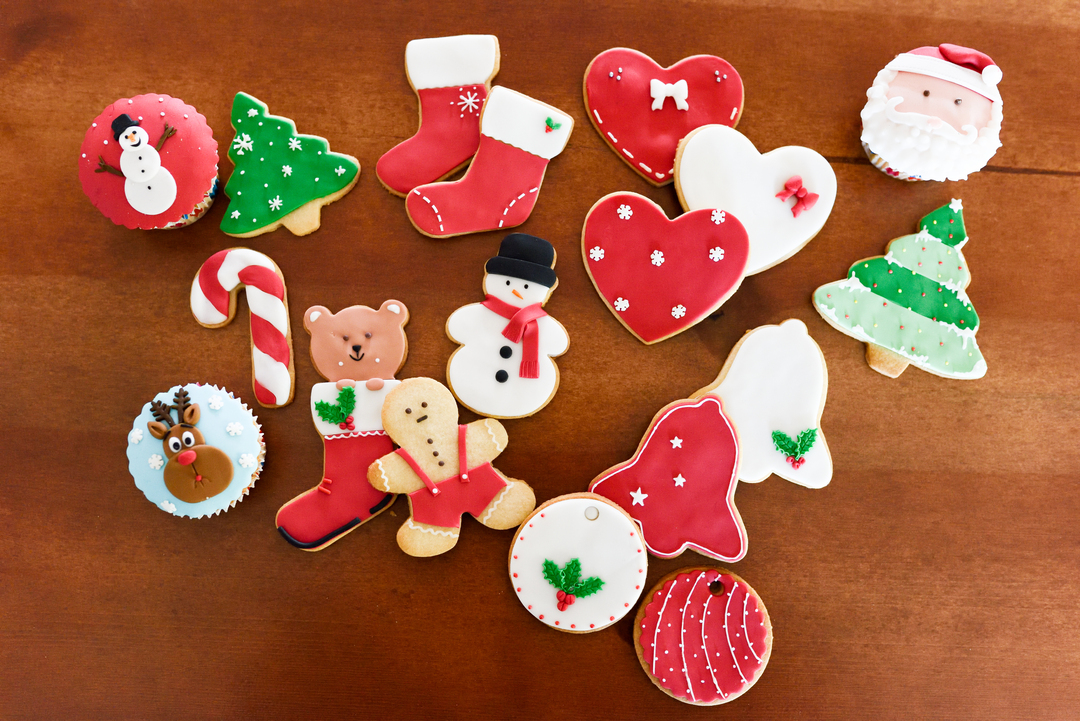
#> input picture 1.jpg, 1080 x 721 px
$ python 2.py
#> lines starting #> are read from the running program, lines starting #| are printed output that depends on the picture; after the words box and inside, x2 and y2 are one past the last pixel; in counts of white or black regions, pixels touching at a corner belong together
import cv2
import numpy as np
from matplotlib import pyplot as plt

def load_image(image_path):
    """Load an image from a file path."""
#> called with image_path = '1.jpg'
    image = cv2.imread(image_path, cv2.IMREAD_GRAYSCALE)
#> image: shape (721, 1080); min 0, max 255, mean 113.6
    if image is None:
        raise ValueError("Image not found or unable to load.")
    return image

def otsu_thresholding(image):
    """Apply Otsu's thresholding method to separate foreground and background."""
    _, thresh = cv2.threshold(image, 0, 255, cv2.THRESH_BINARY + cv2.THRESH_OTSU)
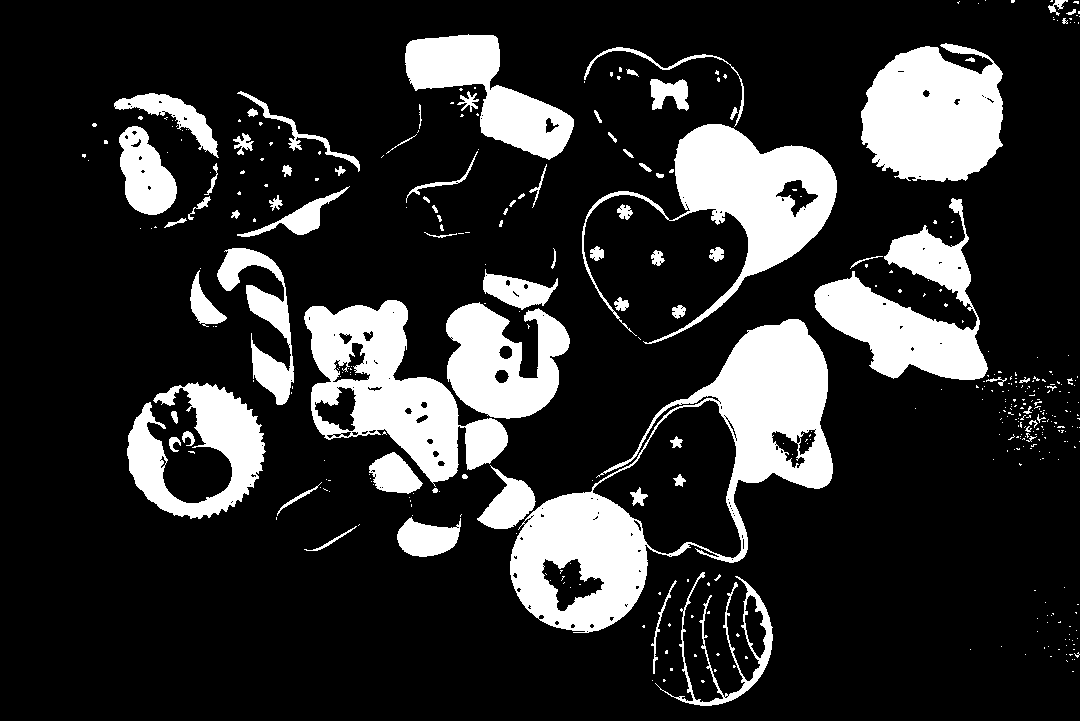
#> thresh: shape (721, 1080); 18.7% white; 410 white regions (329 under 20 px), largest, box (x1, y1, x2, y2) and area: (510, 319, 833, 633) 29695, (304, 300, 508, 487) 16189, (582, 124, 837, 344) 15585
    return thresh

def region_based_segmentation(image):
    """Implement region-based segmentation using watershed algorithm."""
    # Noise removal
    kernel = np.ones((3, 3), np.uint8)
    opening = cv2.morphologyEx(image, cv2.MORPH_OPEN, kernel, iterations=2)

    # Sure background area
    sure_bg = cv2.dilate(opening, kernel, iterations=3)

    # Finding sure foreground area
    dist_transform = cv2.distanceTransform(opening, cv2.DIST_L2, 5)
    _, sure_fg = cv2.threshold(dist_transform, 0.7 * dist_transform.max(), 255, 0)
#> sure_fg: shape (721, 1080) float32; 14.3% white; 2 white regions, box (x1, y1, x2, y2) and area: (0, 0, 385, 721) 105384, (958, 629, 1080, 721) 5649

    # Finding unknown region
    sure_fg = np.uint8(sure_fg)
    unknown = cv2.subtract(sure_bg, sure_fg)

    # Marker labelling
    _, markers = cv2.connectedComponents(sure_fg)
#> markers: shape (721, 1080) int32; 3 distinct labels, from 0 to 2

    # Add one to all labels so that sure background is not 0, but 1
    markers = markers + 1
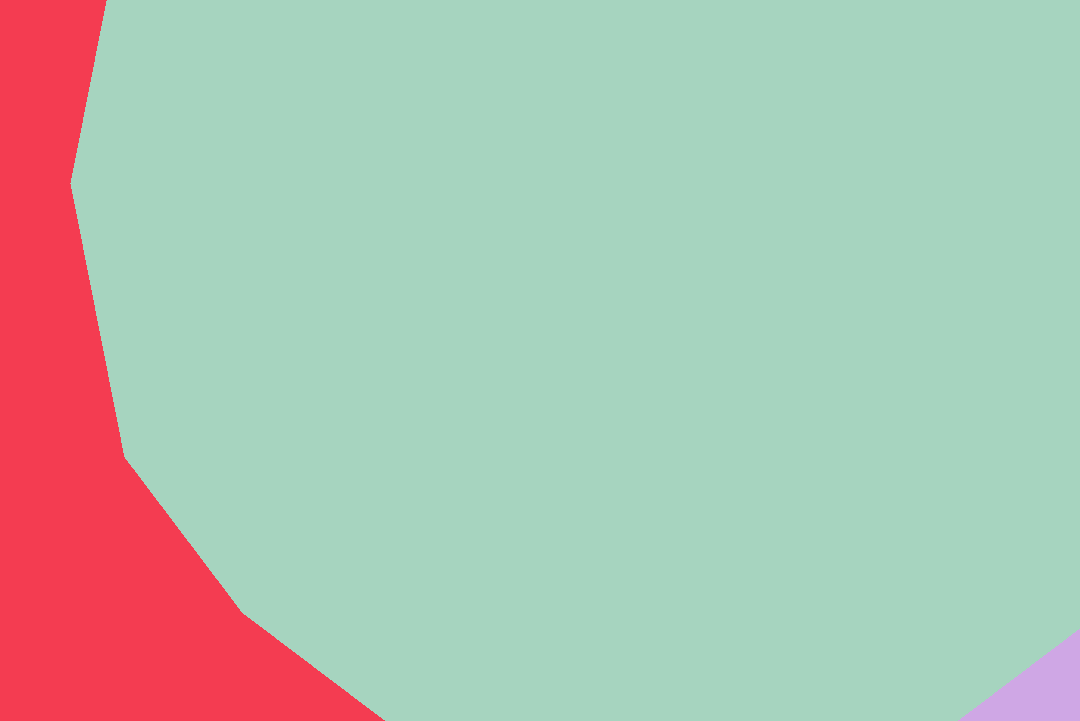
#> markers: shape (721, 1080) int32; 3 distinct labels, from 1 to 3; one colour per label, 0 black

    # Now, mark the region of unknown with zero
    markers[unknown == 0] = 0

    image_color = cv2.cvtColor(image, cv2.COLOR_GRAY2BGR)
    markers = cv2.watershed(image_color, markers)
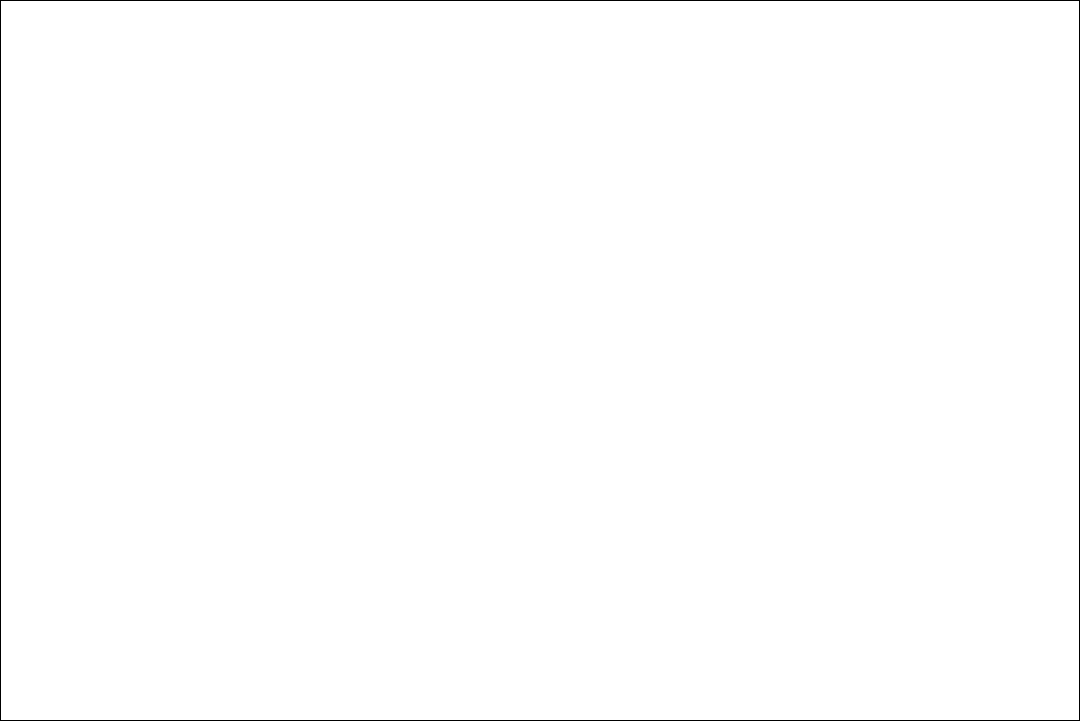
#> markers: shape (721, 1080) int32; values -1 (black) and 1 (white), 99.5% white; black in thin lines or dots
    image_color[markers == -1] = [255, 0, 0]
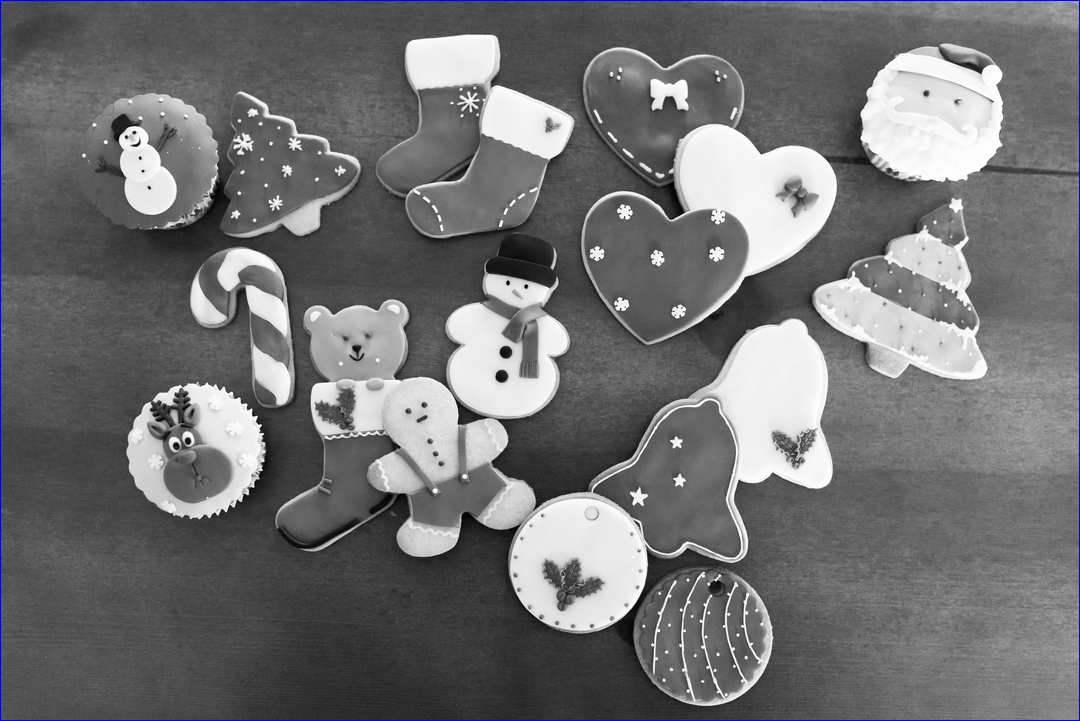
#> image_color: shape (721, 1080, 3); mean B, G, R 114.4, 113.2, 113.2

    return image_color

def edge_detection(image):
    """Apply Canny edge detection to highlight edges."""
    edges = cv2.Canny(image, 100, 200)
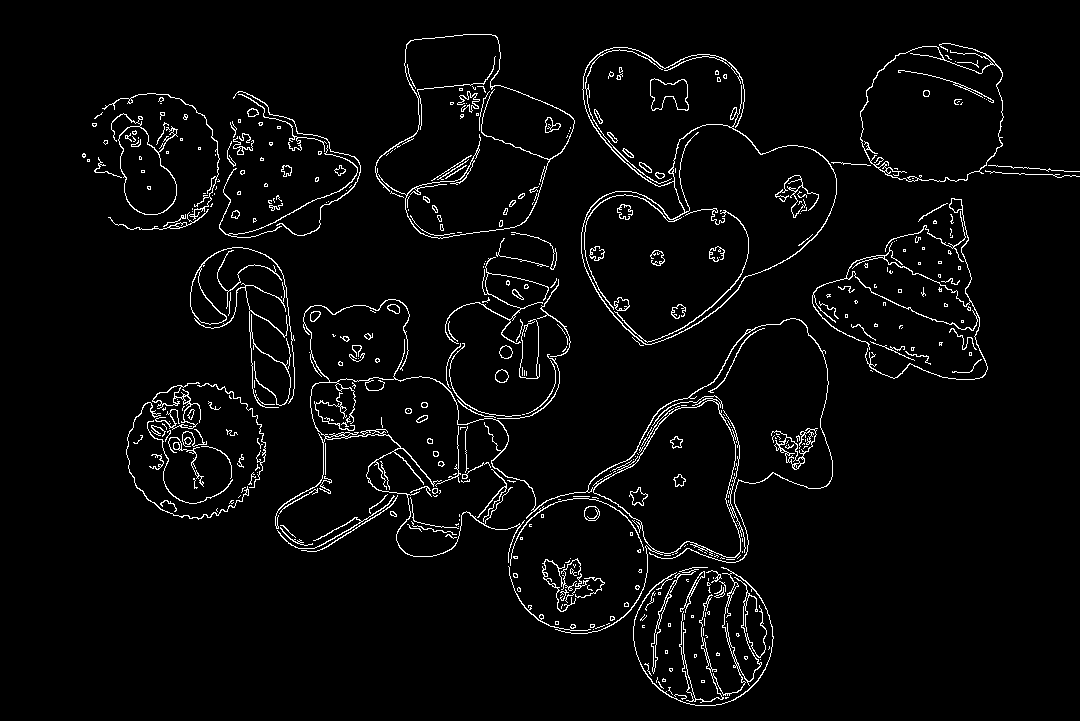
#> edges: shape (721, 1080); 3.6% white in thin lines or dots, all inside (x1, y1, x2, y2) = (82, 34, 1080, 706)
    return edges

def plot_comparison(original, processed_images, titles):
    """Plot the original and processed images for comparison."""
    plt.figure(figsize=(15, 10))

    plt.subplot(2, 2, 1)
    plt.imshow(original, cmap='gray')
    plt.title("Original Image")
    plt.axis('off')

    for i, (image, title) in enumerate(zip(processed_images, titles), start=2):
        plt.subplot(2, 2, i)
        if len(image.shape) == 2:
            plt.imshow(image, cmap='gray')
        else:
            plt.imshow(image)
        plt.title(title)
        plt.axis('off')
#> this loop made 3 passes
#> title on passes 1 to 3: 'Otsu Thresholding', 'Region-based Segmentation', 'Edge Detection'

    plt.show()
#> figure, not shown here; B, G, R data is drawn as R, G, B

def main(image_path):
    original_image = load_image(image_path)

    # Step 1: Otsu's Thresholding
    otsu_image = otsu_thresholding(original_image)

    # Step 2: Region-based Segmentation
    region_segmented_image = region_based_segmentation(original_image)

    # Step 3: Edge Detection
    edges_image = edge_detection(original_image)

    # Plot the comparison
    processed_images = [otsu_image, region_segmented_image, edges_image]
    titles = ["Otsu Thresholding", "Region-based Segmentation", "Edge Detection"]
    plot_comparison(original_image, processed_images, titles)

if __name__ == "__main__":
    image_path = '1.jpg'  # Replace with your image path
    main(image_path)
